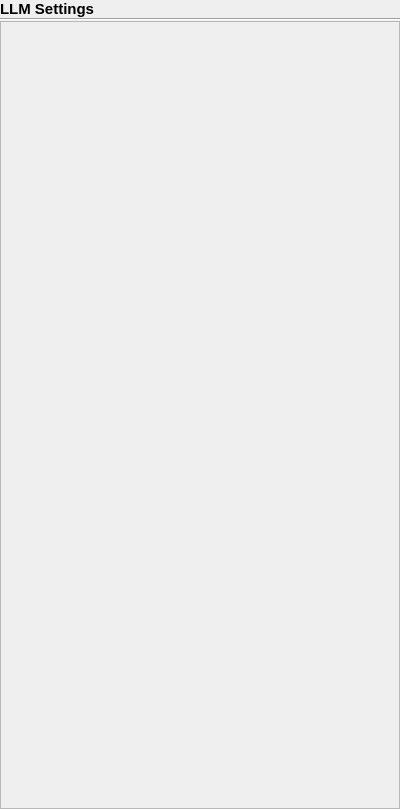
<?xml version="1.0" encoding="UTF-8"?>
<ui version="4.0">
 <class>stt_settings</class>
 <widget class="QWidget" name="stt_settings">
  <property name="geometry">
   <rect>
    <x>0</x>
    <y>0</y>
    <width>400</width>
    <height>809</height>
   </rect>
  </property>
  <property name="windowTitle">
   <string>Form</string>
  </property>
  <layout class="QGridLayout" name="gridLayout_3">
   <property name="leftMargin">
    <number>0</number>
   </property>
   <property name="topMargin">
    <number>0</number>
   </property>
   <property name="rightMargin">
    <number>0</number>
   </property>
   <property name="bottomMargin">
    <number>0</number>
   </property>
   <property name="spacing">
    <number>0</number>
   </property>
   <item row="0" column="0">
    <widget class="QLabel" name="label_2">
     <property name="font">
      <font>
       <pointsize>11</pointsize>
       <bold>true</bold>
      </font>
     </property>
     <property name="text">
      <string>LLM Settings</string>
     </property>
    </widget>
   </item>
   <item row="1" column="0">
    <widget class="Line" name="line">
     <property name="orientation">
      <enum>Qt::Orientation::Horizontal</enum>
     </property>
    </widget>
   </item>
   <item row="2" column="0">
    <widget class="QScrollArea" name="scrollArea">
     <property name="sizePolicy">
      <sizepolicy hsizetype="Expanding" vsizetype="Expanding">
       <horstretch>0</horstretch>
       <verstretch>0</verstretch>
      </sizepolicy>
     </property>
     <property name="widgetResizable">
      <bool>true</bool>
     </property>
     <widget class="QWidget" name="scrollAreaWidgetContents">
      <property name="geometry">
       <rect>
        <x>0</x>
        <y>0</y>
        <width>398</width>
        <height>787</height>
       </rect>
      </property>
      <layout class="QGridLayout" name="gridLayout">
       <property name="leftMargin">
        <number>0</number>
       </property>
       <property name="topMargin">
        <number>0</number>
       </property>
       <property name="rightMargin">
        <number>10</number>
       </property>
       <property name="bottomMargin">
        <number>0</number>
       </property>
       <property name="horizontalSpacing">
        <number>0</number>
       </property>
       <property name="verticalSpacing">
        <number>10</number>
       </property>
       <item row="0" column="0">
        <widget class="SliderWidget" name="volume_input_threshold_slider" native="true">
         <property name="sizePolicy">
          <sizepolicy hsizetype="Preferred" vsizetype="Preferred">
           <horstretch>0</horstretch>
           <verstretch>0</verstretch>
          </sizepolicy>
         </property>
         <property name="minimumSize">
          <size>
           <width>0</width>
           <height>10</height>
          </size>
         </property>
         <property name="slider_minimum" stdset="0">
          <number>1</number>
         </property>
         <property name="slider_maximum" stdset="0">
          <number>2000</number>
         </property>
         <property name="spinbox_minimum" stdset="0">
          <double>0.000000000000000</double>
         </property>
         <property name="spinbox_maximum" stdset="0">
          <double>2.000000000000000</double>
         </property>
         <property name="display_as_float" stdset="0">
          <bool>true</bool>
         </property>
         <property name="settings_property" stdset="0">
          <string>stt_settings.volume_input_threshold</string>
         </property>
         <property name="slider_single_step" stdset="0">
          <number>1</number>
         </property>
         <property name="slider_page_step" stdset="0">
          <number>10</number>
         </property>
         <property name="spinbox_single_step" stdset="0">
          <double>0.010000000000000</double>
         </property>
         <property name="spinbox_page_step" stdset="0">
          <double>0.100000000000000</double>
         </property>
         <property name="label_text" stdset="0">
          <string>Input Volume</string>
         </property>
        </widget>
       </item>
       <item row="1" column="0">
        <widget class="SliderWidget" name="silence_buffer_seconds" native="true">
         <property name="sizePolicy">
          <sizepolicy hsizetype="Preferred" vsizetype="Preferred">
           <horstretch>0</horstretch>
           <verstretch>0</verstretch>
          </sizepolicy>
         </property>
         <property name="minimumSize">
          <size>
           <width>0</width>
           <height>10</height>
          </size>
         </property>
         <property name="slider_minimum" stdset="0">
          <number>1</number>
         </property>
         <property name="slider_maximum" stdset="0">
          <number>5000</number>
         </property>
         <property name="spinbox_minimum" stdset="0">
          <double>0.000000000000000</double>
         </property>
         <property name="spinbox_maximum" stdset="0">
          <double>5.000000000000000</double>
         </property>
         <property name="display_as_float" stdset="0">
          <bool>true</bool>
         </property>
         <property name="settings_property" stdset="0">
          <string>stt_settings.silence_buffer_seconds</string>
         </property>
         <property name="slider_single_step" stdset="0">
          <number>1</number>
         </property>
         <property name="slider_page_step" stdset="0">
          <number>10</number>
         </property>
         <property name="spinbox_single_step" stdset="0">
          <double>0.010000000000000</double>
         </property>
         <property name="spinbox_page_step" stdset="0">
          <double>0.100000000000000</double>
         </property>
         <property name="label_text" stdset="0">
          <string>Silence Buffer</string>
         </property>
        </widget>
       </item>
       <item row="3" column="0">
        <spacer name="verticalSpacer">
         <property name="orientation">
          <enum>Qt::Orientation::Vertical</enum>
         </property>
         <property name="sizeHint" stdset="0">
          <size>
           <width>20</width>
           <height>724</height>
          </size>
         </property>
        </spacer>
       </item>
       <item row="2" column="0">
        <widget class="WhisperSettingsWidget" name="widget" native="true">
         <property name="sizePolicy">
          <sizepolicy hsizetype="Preferred" vsizetype="Preferred">
           <horstretch>0</horstretch>
           <verstretch>0</verstretch>
          </sizepolicy>
         </property>
        </widget>
       </item>
      </layout>
     </widget>
    </widget>
   </item>
  </layout>
 </widget>
 <customwidgets>
  <customwidget>
   <class>SliderWidget</class>
   <extends>QWidget</extends>
   <header>airunner/widgets/slider/slider_widget</header>
   <container>1</container>
  </customwidget>
  <customwidget>
   <class>WhisperSettingsWidget</class>
   <extends>QWidget</extends>
   <header>airunner/widgets/stt/whisper_settings_widget</header>
   <container>1</container>
  </customwidget>
 </customwidgets>
 <resources/>
 <connections/>
</ui>
